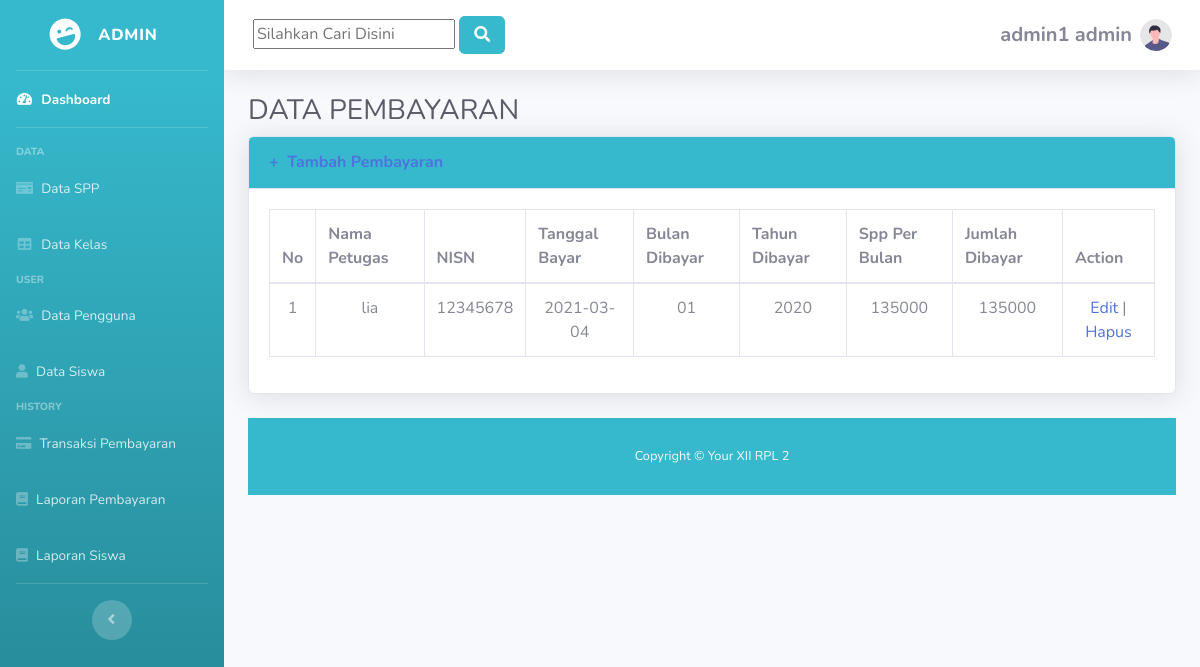
/pembayaran.php (signed in), run on the app's committed database.
### tables this page shows
CREATE TABLE `pembayaran` (
  `id_pembayaran` int(11) NOT NULL,
  `id_petugas` int(11) NOT NULL,
  `nisn` varchar(11) NOT NULL,
  `tgl_bayar` date NOT NULL,
  `bulan_dibayar` varchar(8) NOT NULL,
  `tahun_dibayar` varchar(4) NOT NULL,
  `id_spp` int(11) NOT NULL,
  `jumlah_bayar` int(11) NOT NULL
);

CREATE TABLE `petugas` (
  `id_petugas` int(11) NOT NULL,
  `username` varchar(25) NOT NULL,
  `password` varchar(32) NOT NULL,
  `nama_petugas` varchar(35) NOT NULL,
  `level` enum('admin','petugas') NOT NULL
);

CREATE TABLE `spp` (
  `id_spp` int(11) NOT NULL,
  `tahun` int(11) NOT NULL,
  `nominal` int(11) NOT NULL
);

### konten5.php (the view, shortened to what this page needs)
    <?php
    if($_SESSION['level']=="admin"){
    ?>
<body id="page-top">
    <div id="wrapper">
        <ul class="navbar-nav bg-gradient-info sidebar sidebar-dark accordion" id="accordionSidebar">
            <a class="sidebar-brand d-flex align-items-center justify-content-center" href="index.html">
                <div class="sidebar-brand-icon rotate-n-15">
                    <i class="fas fa-laugh-wink"></i>
                </div>
                <div class="sidebar-brand-text mx-3">Admin <sup></sup></div>
            </a>
            <hr class="sidebar-divider my-0">
            <li class="nav-item active">
                <a class="nav-link" href="index.html">
                    <i class="fas fa-fw fa-tachometer-alt"></i>
                    <span>Dashboard</span></a>
            </li>
            <hr class="sidebar-divider">
            <div class="sidebar-heading">
                Data
            </div>
            <li class="nav-item">
                <a class="nav-link" href="spp.php">
                    <i class="fas fa-money-check"></i>
                    <span>Data SPP</span></a>
            </li>
            <li class="nav-item">
                <a class="nav-link" href="kelas.php">
                    <i class="fas fa-fw fa-table"></i>
                    <span>Data Kelas</span></a>
            </li>
             <div class="sidebar-heading">
                User
            </div>
            <li class="nav-item">
                <a class="nav-link" href="pengguna.php">
                    <i class="fas fa-users"></i>
                    <span>Data Pengguna</span></a>
            </li>
             <li class="nav-item">
                <a class="nav-link" href="siswa.php">
                    <i class="fas fa-user"></i>
                    <span>Data Siswa</span></a>
            </li>
              <div class="sidebar-heading">
                History
            </div>
            <li class="nav-item">
                <a class="nav-link" href="pembayaran.php">
                    <i class="fas fa-credit-card"></i>
                    <span>Transaksi Pembayaran</span></a>
            </li>
             <li class="nav-item">
                <a class="nav-link" href="laporan.php">
                    <i class="fas fa-book"></i>
                    <span>Laporan Pembayaran</span></a>
            </li>
             <li class="nav-item">
                <a class="nav-link" href="laporan2.php">
                    <i class="fas fa-book"></i>
                    <span>Laporan Siswa</span></a>
            </li>
            <hr class="sidebar-divider d-none d-md-block">
            <div class="text-center d-none d-md-inline">
                <button class="rounded-circle border-0" id="sidebarToggle"></button>
            </div>
        </ul>
        <div id="content-wrapper" class="d-flex flex-column">
            <div id="content">
                <nav class="navbar navbar-expand navbar-light bg-white topbar mb-4 static-top shadow">
                    <form action="<?php echo $_SERVER["PHP_SELF"];?>" method="post" class="btn btn-link">
                           <?php
                        $kata_kunci="";
                        ?>
                   <input class="text-dark" type="text" name="kata_kunci" value="<?php echo $kata_kunci;?>" placeholder="Silahkan Cari Disini" required/>
                  <button class="btn btn-info" type="submit"><i class="fas fa-search fa-fw"></i></button>
                </form>
                    <ul class="navbar-nav ml-auto">
                        <li class="nav-item dropdown no-arrow d-sm-none">
                        <li class="nav-item dropdown no-arrow">
                            <a class="nav-link dropdown-toggle" href="#" id="userDropdown" role="button"
                                data-toggle="dropdown" aria-haspopup="true" aria-expanded="false">
                                <span class="mr-2 d-none d-lg-inline text-gray-600 small">
                                <p align="center"><h5 align="center"> <b><?php echo $_SESSION['username']; ?></b> <b><?php echo $_SESSION['level']; ?></h5></b></p></span>
                                <img class="img-profile rounded-circle"
                                    src="img/undraw_profile.svg">
                            </a>
                        </li>
                    </ul>
                </nav>
                <div class="container-fluid">
                    <h1 class="h3 mb-2 text-gray-800">DATA PEMBAYARAN</h1>
                    <div class="card shadow mb-4">
                        <div class="card-header py-3 bg-info">
                            <h6 class="m-0 font-weight-bold text-primary"><a href="tambah_pembayaran.php">+ &nbsp;Tambah Pembayaran </a></h6>
                        </div>
                        <div class="card-body">
                            <div class="table-responsive">
                                <table class="table table-bordered" id="dataTable" width="100%" cellspacing="0">
                                    <thead>
                                        <tr>
                                         <th>No</th>
                                          <th>Nama Petugas</th>
                                          <th>NISN</th>
                                          <th>Tanggal Bayar</th>
                                          <th>Bulan Dibayar</th>
                                          <th>Tahun Dibayar</th>
                                          <th>Spp Per Bulan</th>
                                          <th>Jumlah Dibayar</th>
                                          <th>Action</th>
                                        </tr>
                                    </thead>
                                    <tbody>
                                          <?php
                            if (isset($_POST['kata_kunci'])) {
                                $kata_kunci=trim($_POST['kata_kunci']);
                                $query="select * from pembayaran,petugas,spp where id_pembayaran like '%".$kata_kunci."%' or bulan_dibayar like '%".$kata_kunci."%' or tahun_dibayar like '%".$kata_kunci."%' order by bulan_dibayar asc";
                            }else {
                            $query="select * from pembayaran,petugas,spp where pembayaran.id_petugas=petugas.id_petugas and pembayaran.id_spp=spp.id_spp order by id_pembayaran asc";
                            }
                          $result = mysqli_query($koneksi, $query);
                          $no = 1;
                          while($row = mysqli_fetch_assoc($result))
                          {
                          ?>
                         <tr class="text-center">
                            <td><?php echo $no; ?></td>
                            <td><?php echo $row['nama_petugas']; ?></td>
                            <td><?php echo $row['nisn']; ?></td>
                            <td><?php echo $row['tgl_bayar']; ?></td>
                            <td><?php echo $row['bulan_dibayar']; ?></td>
                            <td><?php echo $row['tahun_dibayar']; ?></td>
                            <td><?php echo substr($row['nominal'], 0, 20); ?></td>
                            <td><?php echo $row['jumlah_bayar']; ?></td>
                            <td>
                                              <a href="edit_pembayaran.php?id=<?php echo $row['id_pembayaran']; ?>">Edit</a> |
                                              <a href="proses_hapuspembayaran.php?id=<?php echo $row['id_pembayaran']; ?>" onClick="return confirm('Anda yakin akan menghapus data ini?')">Hapus</a>
                                                </td>
                                            </tr>
                                            <?php
                                              $no++;
                                            }
                                            ?>
                                    </tbody>
                                </table>
                            </div>
                        </div>
                    </div>
                    <tbody>
                      <?php
}
else if($_SESSION['level']=="petugas"){
   ?>
     <?php
    }
    ?>

### data on the page
pembayaran: id_petugas.nama_petugas "lia", nisn "12345678", tgl_bayar "2021-03-04", bulan_dibayar "01", tahun_dibayar "2020", spp.nominal "135000", jumlah_bayar "135000"

### other printed values
$_SESSION['username'] "admin1"
$_SESSION['level'] "admin"
